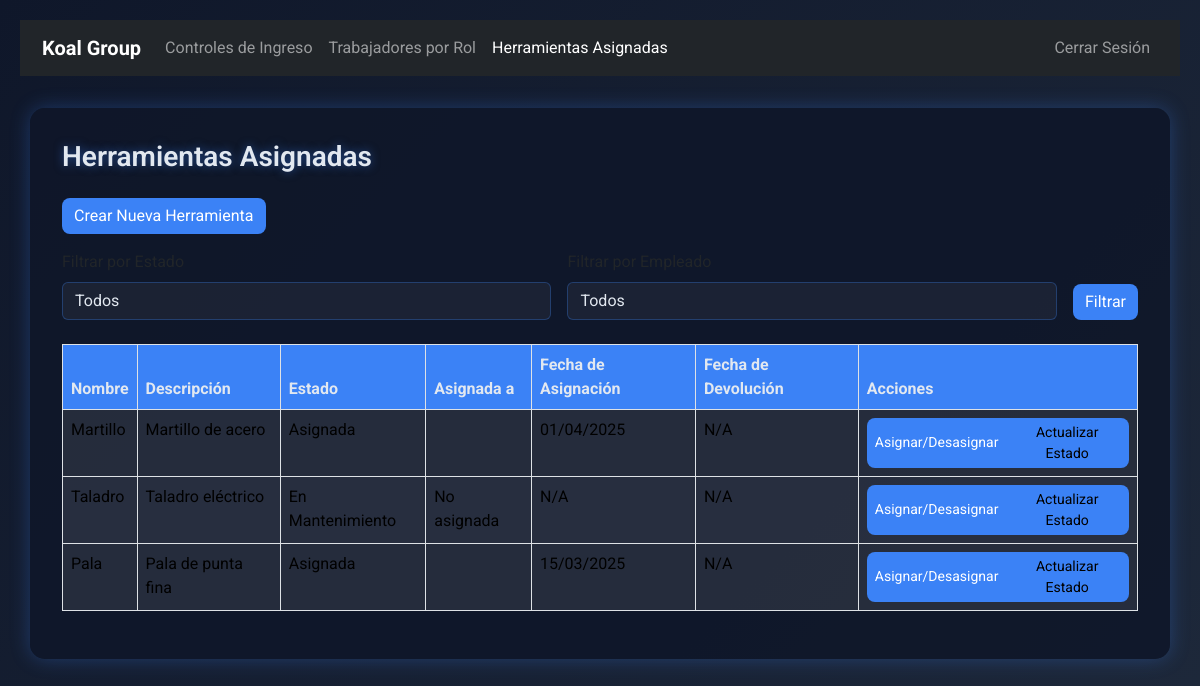
The app's page /produccion_inventario/herramientas-asignadas/ (signed in) with its own data.
### produccion_inventario/models.py (models this page shows, shortened)
class Herramienta(models.Model):
    nombre = models.CharField(max_length=100)
    descripcion = models.TextField(blank=True)
    estado = models.CharField(max_length=50, choices=[
        ('disponible', 'Disponible'),
        ('asignada', 'Asignada'),
        ('en_mantenimiento', 'En Mantenimiento'),
        ('fuera_de_servicio', 'Fuera de Servicio'),
    ], default='disponible')
    empleado = models.ForeignKey(Empleado, on_delete=models.SET_NULL, null=True, blank=True, related_name='herramientas')
    fecha_asignacion = models.DateField(null=True, blank=True)
    fecha_devolucion = models.DateField(null=True, blank=True)

### produccion_inventario/views.py (the view, shortened to what this page needs)
# urls.py: path('herramientas-asignadas/', herramientas_asignadas, name='herramientas_asignadas'),
@login_required
def herramientas_asignadas(request):
    try:
        profile = UserProfile.objects.get(user=request.user)
    except UserProfile.DoesNotExist:
        return redirect('completar_perfil')
    if profile.rol != 'supervisor':
        messages.error(request, 'No tienes permisos para acceder a esta página. Debes ser un supervisor.')
        return redirect('control_ingreso_list')
    herramientas = Herramienta.objects.all().select_related('empleado')
    empleados = Empleado.objects.all()
    estado_choices = Herramienta._meta.get_field('estado').choices
    estado_filtro = request.GET.get('estado', '')
    empleado_filtro = request.GET.get('empleado', '')
    if estado_filtro:
        herramientas = herramientas.filter(estado=estado_filtro)
    if empleado_filtro:
        herramientas = herramientas.filter(empleado_id=empleado_filtro)
    paginator = Paginator(herramientas, 10)
    page_number = request.GET.get('page')
    page_obj = paginator.get_page(page_number)
    crear_herramienta_form = CrearHerramientaForm()
    return render(request, 'produccion_inventario/herramientas_asignadas.html', {
        'herramientas': page_obj,
        'empleados': empleados,
        'estado_choices': estado_choices,
        'estado_filtro': estado_filtro,
        'empleado_filtro': empleado_filtro,
        'crear_herramienta_form': crear_herramienta_form,
    })

### produccion_inventario/forms.py (shortened to what this page needs)
class CrearHerramientaForm(forms.ModelForm):
    class Meta:
        model = Herramienta
        fields = ['nombre', 'descripcion', 'estado']
        widgets = {
            'descripcion': forms.Textarea(attrs={'rows': 3}),
        }

### produccion_inventario/models.py (called while the page is built)
    def __str__(self):
        return self.nombre

### produccion_inventario/templates/produccion_inventario/herramientas_asignadas.html (shortened to what this page needs)
{% load static %}
<!DOCTYPE html>
<html lang="es">
<head>
    <link href="https://cdn.jsdelivr.net/npm/bootstrap@5.3.3/dist/css/bootstrap.min.css" rel="stylesheet">
</head>
<body>
    <nav class="navbar navbar-expand-lg navbar-dark bg-dark mb-4">
        <div class="container">
            <a class="navbar-brand" href="{% url 'control_ingreso_list' %}">Koal Group</a>
            <div class="collapse navbar-collapse" id="navbarNav">
                <ul class="navbar-nav me-auto">
                    <li class="nav-item">
                        <a class="nav-link" href="{% url 'control_ingreso_list' %}">Controles de Ingreso</a>
                    </li>
                    <li class="nav-item">
                        <a class="nav-link" href="{% url 'trabajadores_por_rol' %}">Trabajadores por Rol</a>
                    </li>
                    <li class="nav-item">
                        <a class="nav-link active" aria-current="page" href="{% url 'herramientas_asignadas' %}">Herramientas Asignadas</a>
                    </li>
                </ul>
                <ul class="navbar-nav">
                    <li class="nav-item">
                        <a class="nav-link" href="{% url 'logout' %}">Cerrar Sesión</a>
                    </li>
                </ul>
            </div>
        </div>
    </nav>
    <div class="container container-main">
        <h1 class="mb-4">Herramientas Asignadas</h1>
        <button type="button" class="btn btn-primary mb-3" data-bs-toggle="modal" data-bs-target="#crearHerramientaModal">
            Crear Nueva Herramienta
        </button>
        <form method="get" class="filter-form">
            <div>
                <label for="estado" class="form-label">Filtrar por Estado</label>
                <select name="estado" id="estado" class="form-select">
                    <option value="">Todos</option>
                </select>
            </div>
            <div>
                <label for="empleado" class="form-label">Filtrar por Empleado</label>
                <select name="empleado" id="empleado" class="form-select">
                    <option value="">Todos</option>
                </select>
            </div>
            <button type="submit" class="btn btn-primary align-self-end">Filtrar</button>
        </form>
        <div class="table-responsive">
            <table class="table table-striped table-bordered">
                <thead>
                    <tr>
                        <th scope="col">Nombre</th>
                        <th scope="col">Descripción</th>
                        <th scope="col">Estado</th>
                        <th scope="col">Asignada a</th>
                        <th scope="col">Fecha de Asignación</th>
                        <th scope="col">Fecha de Devolución</th>
                        <th scope="col">Acciones</th>
                    </tr>
                </thead>
                <tbody>
                    {% for herramienta in herramientas %}
                        <tr>
                            <td>{{ herramienta.nombre }}</td>
                            <td>{{ herramienta.descripcion|default:"Sin descripción" }}</td>
                            <td>{{ herramienta.get_estado_display }}</td>
                            <td>{{ herramienta.empleado|default:"No asignada" }}</td>
                            <td>{{ herramienta.fecha_asignacion|date:"d/m/Y"|default:"N/A" }}</td>
                            <td>{{ herramienta.fecha_devolucion|date:"d/m/Y"|default:"N/A" }}</td>
                            <td>
                                <div class="btn-group" role="group">
                                    <button type="button" class="btn btn-primary btn-sm" data-bs-toggle="modal" data-bs-target="#asignarModal{{ herramienta.id }}">
                                        Asignar/Desasignar
                                    </button>
                                    <button type="button" class="btn btn-info btn-sm" data-bs-toggle="modal" data-bs-target="#estadoModal{{ herramienta.id }}">
                                        Actualizar Estado
                                    </button>
                                </div>
                            </td>
                        </tr>
                    {% empty %}
                        <tr>
                            <td colspan="7" class="text-center">No hay herramientas registradas.</td>
                        </tr>
                    {% endfor %}
                </tbody>
            </table>
        </div>
    </div>
</body>
</html>

### produccion_inventario/templates/produccion_inventario/herramientas_asignadas.html (style rules this page uses)
:root { --primary-color: #3b82f6; --secondary-color: #6c757d; --text-color: #e2e8f0; --bg-dark: #0f172a; --bg-light: rgba(255, 255, 255, 0.05); }
body { background: linear-gradient(135deg, var(--bg-dark) 0%, #1e293b 100%); padding: 20px; font-family: 'Roboto', sans-serif; min-height: 100vh; }
.navbar-brand { font-weight: 700; }
.container-main { background: rgba(15, 23, 42, 0.9); border-radius: 15px; padding: 2rem; box-shadow: 0 0 20px rgba(59, 130, 246, 0.3); margin-top: 2rem; }
h1 { color: var(--text-color); font-weight: 600; font-size: 1.75rem; text-shadow: 0 0 10px rgba(59, 130, 246, 0.5); }
.btn-primary, .btn-info { background: var(--primary-color); border: none; border-radius: 8px; transition: all 0.3s ease; }
.table { color: var(--text-color); background: var(--bg-light); }
.table th { background: var(--primary-color); color: var(--text-color); }
.table td { background: var(--bg-light); }
.form-control, .form-select { background: var(--bg-light); border: 1px solid rgba(59, 130, 246, 0.3); color: var(--text-color); transition: all 0.3s ease; }
.filter-form { display: flex; flex-wrap: wrap; gap: 1rem; margin-bottom: 1.5rem; }
.filter-form > div { flex: 1; min-width: 200px; }

### records on screen
Herramienta: nombre "Martillo", descripcion "Martillo de acero", estado "Asignada", fecha_asignacion "01/04/2025", fecha_devolucion "N/A"
Herramienta: nombre "Taladro", descripcion "Taladro eléctrico", estado "En Mantenimiento", empleado "No asignada", fecha_asignacion "N/A", fecha_devolucion "N/A"
Herramienta: nombre "Pala", descripcion "Pala de punta fina", estado "Asignada", fecha_asignacion "15/03/2025", fecha_devolucion "N/A"
